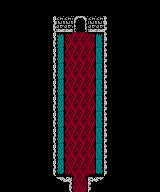

Tiled map render using the project's own tile images. Description and the whole map definition, tile-layer contents included, below:
An orthogonal 20x12 tile map with 8x16 px tiles, 1 tile layer (Tile Layer 1), 3 tilesets.

<map version="1.10" tiledversion="1.11.2" orientation="orthogonal" renderorder="right-down" width="20" height="12" tilewidth="8" tileheight="16" infinite="0" nextlayerid="2" nextobjectid="1">
 <tileset firstgid="1" name="castle_stone" tilewidth="8" tileheight="16" tilecount="20" columns="20">
  <image source="../gfx/tiles/castle_stone.png" width="160" height="16" />
 </tileset>
 <tileset firstgid="21" name="castle_tile" tilewidth="8" tileheight="16" tilecount="15" columns="15">
  <image source="../gfx/tiles/castle_tile.png" width="120" height="16" />
 </tileset>
 <tileset firstgid="36" name="castle_carpet" tilewidth="8" tileheight="16" tilecount="11" columns="11">
  <image source="../gfx/tiles/castle_carpet.png" width="88" height="16" />
 </tileset>
 <layer id="1" name="Tile Layer 1" width="20" height="12">
  <data>
   <tile gid="9" />
   <tile gid="9" />
   <tile gid="9" />
   <tile gid="9" />
   <tile gid="9" />
   <tile gid="9" />
   <tile gid="9" />
   <tile gid="9" />
   <tile gid="9" />
   <tile gid="9" />
   <tile gid="9" />
   <tile gid="9" />
   <tile gid="9" />
   <tile gid="9" />
   <tile gid="9" />
   <tile gid="9" />
   <tile gid="9" />
   <tile gid="9" />
   <tile gid="9" />
   <tile gid="9" />
   <tile gid="9" />
   <tile gid="9" />
   <tile gid="9" />
   <tile gid="9" />
   <tile gid="9" />
   <tile gid="9" />
   <tile gid="4" />
   <tile gid="1" />
   <tile gid="1" />
   <tile gid="12" />
   <tile gid="13" />
   <tile gid="1" />
   <tile gid="1" />
   <tile gid="5" />
   <tile gid="9" />
   <tile gid="9" />
   <tile gid="9" />
   <tile gid="9" />
   <tile gid="9" />
   <tile gid="9" />
   <tile gid="9" />
   <tile gid="9" />
   <tile gid="9" />
   <tile gid="9" />
   <tile gid="9" />
   <tile gid="9" />
   <tile gid="4" />
   <tile gid="22" />
   <tile gid="37" />
   <tile gid="36" />
   <tile gid="36" />
   <tile gid="39" />
   <tile gid="24" />
   <tile gid="5" />
   <tile gid="9" />
   <tile gid="9" />
   <tile gid="9" />
   <tile gid="9" />
   <tile gid="9" />
   <tile gid="9" />
   <tile gid="9" />
   <tile gid="9" />
   <tile gid="9" />
   <tile gid="9" />
   <tile gid="9" />
   <tile gid="9" />
   <tile gid="4" />
   <tile gid="25" />
   <tile gid="40" />
   <tile gid="36" />
   <tile gid="36" />
   <tile gid="41" />
   <tile gid="26" />
   <tile gid="5" />
   <tile gid="9" />
   <tile gid="9" />
   <tile gid="9" />
   <tile gid="9" />
   <tile gid="9" />
   <tile gid="9" />
   <tile gid="9" />
   <tile gid="9" />
   <tile gid="9" />
   <tile gid="9" />
   <tile gid="9" />
   <tile gid="9" />
   <tile gid="4" />
   <tile gid="25" />
   <tile gid="40" />
   <tile gid="36" />
   <tile gid="36" />
   <tile gid="41" />
   <tile gid="26" />
   <tile gid="5" />
   <tile gid="9" />
   <tile gid="9" />
   <tile gid="9" />
   <tile gid="9" />
   <tile gid="9" />
   <tile gid="9" />
   <tile gid="9" />
   <tile gid="9" />
   <tile gid="9" />
   <tile gid="9" />
   <tile gid="9" />
   <tile gid="9" />
   <tile gid="4" />
   <tile gid="25" />
   <tile gid="40" />
   <tile gid="36" />
   <tile gid="36" />
   <tile gid="41" />
   <tile gid="26" />
   <tile gid="5" />
   <tile gid="9" />
   <tile gid="9" />
   <tile gid="9" />
   <tile gid="9" />
   <tile gid="9" />
   <tile gid="9" />
   <tile gid="9" />
   <tile gid="9" />
   <tile gid="9" />
   <tile gid="9" />
   <tile gid="9" />
   <tile gid="9" />
   <tile gid="4" />
   <tile gid="25" />
   <tile gid="40" />
   <tile gid="36" />
   <tile gid="36" />
   <tile gid="41" />
   <tile gid="26" />
   <tile gid="5" />
   <tile gid="9" />
   <tile gid="9" />
   <tile gid="9" />
   <tile gid="9" />
   <tile gid="9" />
   <tile gid="9" />
   <tile gid="9" />
   <tile gid="9" />
   <tile gid="9" />
   <tile gid="9" />
   <tile gid="9" />
   <tile gid="9" />
   <tile gid="4" />
   <tile gid="25" />
   <tile gid="40" />
   <tile gid="36" />
   <tile gid="36" />
   <tile gid="41" />
   <tile gid="26" />
   <tile gid="5" />
   <tile gid="9" />
   <tile gid="9" />
   <tile gid="9" />
   <tile gid="9" />
   <tile gid="9" />
   <tile gid="9" />
   <tile gid="9" />
   <tile gid="9" />
   <tile gid="9" />
   <tile gid="9" />
   <tile gid="9" />
   <tile gid="9" />
   <tile gid="4" />
   <tile gid="25" />
   <tile gid="40" />
   <tile gid="36" />
   <tile gid="36" />
   <tile gid="41" />
   <tile gid="26" />
   <tile gid="5" />
   <tile gid="9" />
   <tile gid="9" />
   <tile gid="9" />
   <tile gid="9" />
   <tile gid="9" />
   <tile gid="9" />
   <tile gid="9" />
   <tile gid="9" />
   <tile gid="9" />
   <tile gid="9" />
   <tile gid="9" />
   <tile gid="9" />
   <tile gid="4" />
   <tile gid="25" />
   <tile gid="40" />
   <tile gid="36" />
   <tile gid="36" />
   <tile gid="41" />
   <tile gid="26" />
   <tile gid="5" />
   <tile gid="9" />
   <tile gid="9" />
   <tile gid="9" />
   <tile gid="9" />
   <tile gid="9" />
   <tile gid="9" />
   <tile gid="9" />
   <tile gid="9" />
   <tile gid="9" />
   <tile gid="9" />
   <tile gid="9" />
   <tile gid="9" />
   <tile gid="4" />
   <tile gid="27" />
   <tile gid="42" />
   <tile gid="36" />
   <tile gid="36" />
   <tile gid="44" />
   <tile gid="29" />
   <tile gid="5" />
   <tile gid="9" />
   <tile gid="9" />
   <tile gid="9" />
   <tile gid="9" />
   <tile gid="9" />
   <tile gid="9" />
   <tile gid="9" />
   <tile gid="9" />
   <tile gid="9" />
   <tile gid="9" />
   <tile gid="9" />
   <tile gid="9" />
   <tile gid="9" />
   <tile gid="10" />
   <tile gid="8" />
   <tile gid="40" />
   <tile gid="41" />
   <tile gid="6" />
   <tile gid="11" />
   <tile gid="9" />
   <tile gid="9" />
   <tile gid="9" />
   <tile gid="9" />
   <tile gid="9" />
   <tile gid="9" />
   <tile gid="9" />
  </data>
 </layer>
</map>
